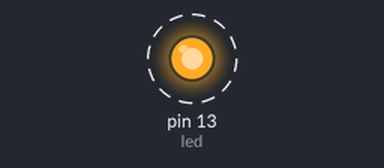
A sketch run on a simulated Arduino Uno, built with avr-gcc and run on an emulated ATmega328P. Parts: output pins drawn as LEDs (lit = HIGH). Dashed ring = blinking. What the sketch prints to the serial monitor is not drawn.

Above: at 0.5 s.
Timing chart, 0 to 4.6 s (numbered marks = the images above):
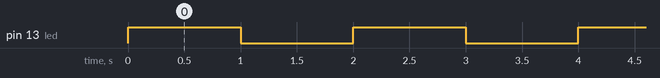

The sketch:

1.2_LED_builtin_blinkSerial.ino
```cpp
// the setup function runs once when you press reset or power the board
const int led = 13; //For accessing LED_BUILTIN
void setup() {
  // initialize digital pin LED_BUILTIN as an output.
  pinMode(led, OUTPUT); //pag na-comment to ng part na to 0 na lalabas sa serial
  Serial.begin(9600);
}
// the loop function runs over and over again forever
void loop() {
  int ledState = digitalRead(led);   //reads the state of the led
  //condition wherein the led turns off when the read state is High and vice versa
  if (ledState == HIGH) {
    digitalWrite(led, LOW);          //set the led to LOW state or OFF state
  }
  else {
    digitalWrite(led, HIGH);         //set the led to HIGH state or ON state
  }
  Serial.println(ledState);          //print out the value of ledState in the serial monitor
  delay(1000);                       //wait for 1s
}
```

Measured:
- by itself, pin 13 (led): alternates HIGH for 1.0 s and LOW for 1.0 s
